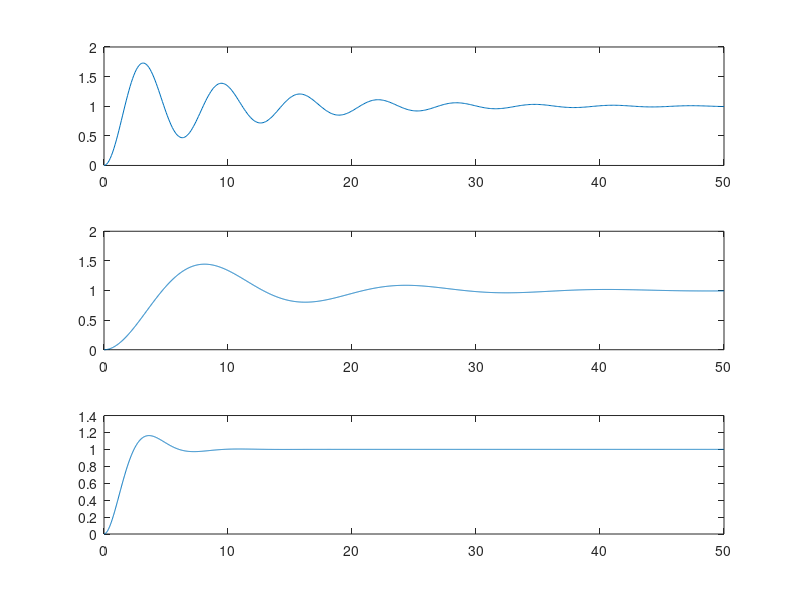

Source code (MATLAB): (Note: this script raises an error after producing the figure.)
G = tf([1],[5 1 0]);
t1 = linspace(0,50,500);
t2 = linspace(0,50,2500);
t3 = linspace(0,50,2500);

H1 = G*5;
H2 = G * tf(4,5);
H3_1 = 5*tf([1],[5,1]);
H3_2 = feedback(H3_1,0.8);
H3 = H3_2 * tf([1],[1,0]);

sys1 = feedback(H1,1);
sys2 = feedback(H2,1);
sys3 = feedback(H3,1);

t1 = linspace(0,50,500);
t2 = linspace(0,50,2500);
t3 = linspace(0,50,2500);

y1 = step(sys1,t1);
y2 = step(sys2,t2);
y3 = step(sys3,t3);
subplot(3,1,1);
plot(t1,y1);
subplot(3,1,2);
plot(t2,y2);
subplot(3,1,3);
plot(t3,y3);
stepinfo(y1,t1)
stepinfo(y2,t2)
stepinfo(y3,t3)
hold on;
